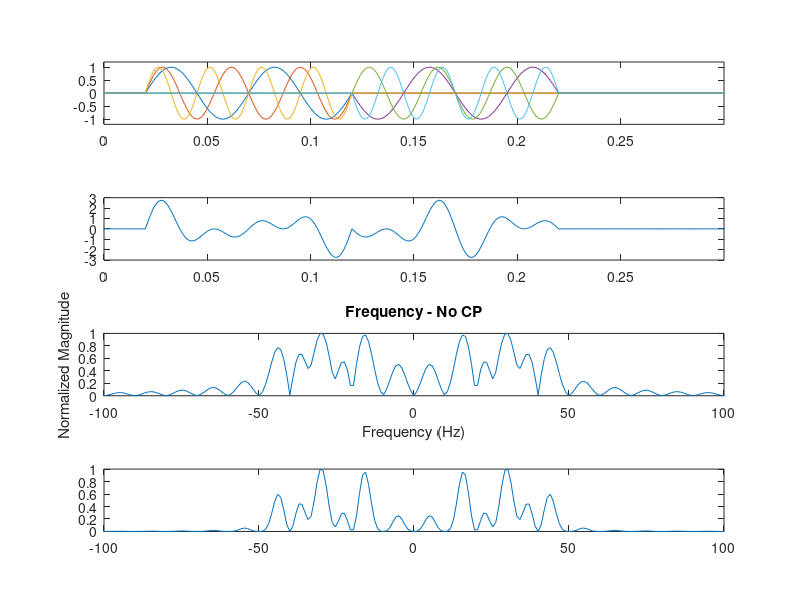
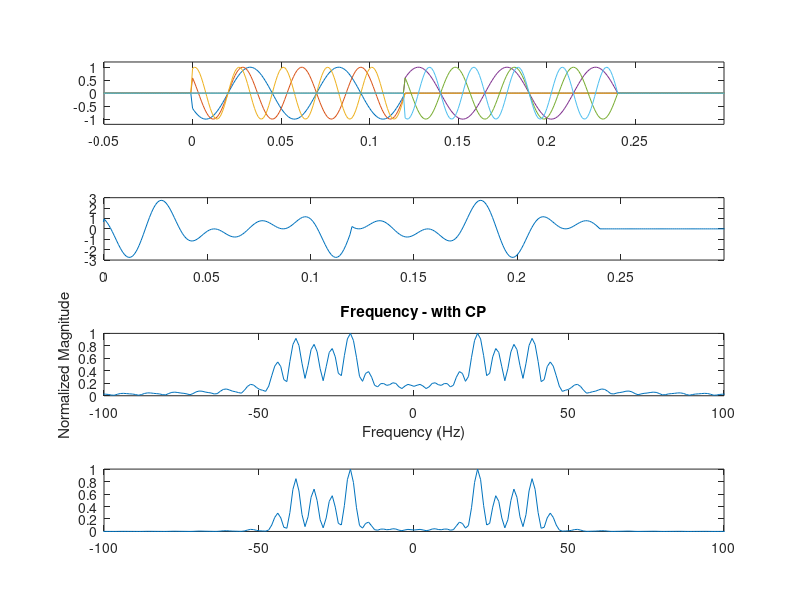

Recreate these plots in MATLAB, in order.
clc;
clear;
close all;

% 定义时域样本点数量和采样间隔
N = 1024; % 样本数量
T = 1/1000; % 采样间隔，对应1000Hz的采样频率


%% 创建时域矩形信号 (boxcar function)
t = (-N/2:N/2-1)*T; % 时域坐标（考虑到对称性和0频分量位置）
rect_width = 100*T; % 矩形信号的宽度，例如100个采样间隔
rect_win = double(abs(t) < rect_width/2); % 生成矩形波形
% use 20 dot for cp.
rect_win = circshift(rect_win, 70);
% plot(t, rect_win);
rect_win2 = circshift(rect_win, 100);

% 对 sin 函数加矩形窗
f = 20;
rect_sin_signal11 = sin((t-0.02)*f*2*pi).*rect_win;
rect_sin_signal12 = sin((t-0.02)*1.5*f*2*pi).*rect_win;
rect_sin_signal13 = sin((t-0.02)*2*f*2*pi).*rect_win;

rect_sin_signal21 = -sin((t-0.02)*f*2*pi).*rect_win2;
rect_sin_signal22 = sin((t-0.02)*1.5*f*2*pi).*rect_win2;
rect_sin_signal23 = -sin((t-0.02)*2*f*2*pi).*rect_win2;

%% 不加 CP 时
figure(1);
subplot(4,1,1);
plot(t, rect_sin_signal11);
hold on;
plot(t, rect_sin_signal12);
hold on;
plot(t, rect_sin_signal13);
hold on;
plot(t, rect_sin_signal21);
hold on;
plot(t, rect_sin_signal22);
hold on;
plot(t, rect_sin_signal23);
xlim([0, 0.3]);
ylim([-1.2, 1.2]);

rect_sin_signal1 = rect_sin_signal11 + rect_sin_signal12 + rect_sin_signal13;
rect_sin_signal2 = rect_sin_signal21 + rect_sin_signal22 + rect_sin_signal23;
rect_sin_signal = rect_sin_signal1 + rect_sin_signal2;

subplot(4,1,2);
plot(t, rect_sin_signal);
xlim([0, 0.3]);

% 使用FFT将时域信号转换到频域
X_rect_sin = fft(rect_sin_signal); % 进行FFT
X_rect_sin_shifted = fftshift(X_rect_sin); % 频域信号以0Hz为中心（将直流分量移到中央）

% 绘制频域信号
subplot(4,1,3);
Xf = (-N/2:N/2-1)*(1/(T*N)); % 频率坐标
plot(Xf, abs(X_rect_sin_shifted) / max(abs(X_rect_sin_shifted))); % 取模并正规化至0至1

title('Frequency - No CP');
xlabel('Frequency (Hz)');
ylabel('Normalized Magnitude');
xlim([-100, 100]);

% 绘制功率谱密度
subplot(4,1,4);
Xf = (-N/2:N/2-1)*(1/(T*N)); % 频率坐标
plot(Xf, (abs(X_rect_sin_shifted).^2 / max(abs(X_rect_sin_shifted))^2)); % 取模并正规化至0至1
xlim([-100, 100]);

%% 加 CP 时
add_cp_signal11 = rect_sin_signal11;
add_cp_signal11(513:532) = add_cp_signal11(613:632);
add_cp_signal12 = rect_sin_signal12;
add_cp_signal12(513:532) = add_cp_signal12(613:632);
add_cp_signal13 = rect_sin_signal13;
add_cp_signal13(513:532) = add_cp_signal13(613:632);

add_cp_signal21 = rect_sin_signal21;
add_cp_signal21 = circshift(add_cp_signal21, 20);
add_cp_signal21(633:652) = add_cp_signal21(733:752);
add_cp_signal22 = rect_sin_signal22;
add_cp_signal22 = circshift(add_cp_signal22, 20);
add_cp_signal22(633:652) = add_cp_signal22(733:752);
add_cp_signal23 = rect_sin_signal23;
add_cp_signal23 = circshift(add_cp_signal23, 20);
add_cp_signal23(633:652) = add_cp_signal23(733:752);

figure(2);
subplot(4,1,1);
plot(t, add_cp_signal11);
hold on;
plot(t, add_cp_signal12);
hold on;
plot(t, add_cp_signal13);
hold on;
plot(t, add_cp_signal21);
hold on;
plot(t, add_cp_signal22);
hold on;
plot(t, add_cp_signal23);
xlim([-0.05, 0.3]);
ylim([-1.2, 1.2]);

add_cp_signal1 = add_cp_signal11 + add_cp_signal12 + add_cp_signal13;
add_cp_signal2 = add_cp_signal21 + add_cp_signal22 + add_cp_signal23;

add_cp_signal = add_cp_signal1 + add_cp_signal2;

subplot(4,1,2);
plot(t, add_cp_signal);
xlim([0, 0.3]);

% 使用FFT将时域信号转换到频域
X_cp = fft(add_cp_signal); % 进行FFT
X_cp_shifted = fftshift(X_cp); % 频域信号以0Hz为中心（将直流分量移到中央）

% 绘制频域信号
subplot(4,1,3);
Xf = (-N/2:N/2-1)*(1/(T*N)); % 频率坐标
plot(Xf, abs(X_cp_shifted) / max(abs(X_cp_shifted))); % 取模并正规化至0至1
title('Frequency - with CP');
xlabel('Frequency (Hz)');
ylabel('Normalized Magnitude');
xlim([-100, 100]);

subplot(4,1,4);
Xf = (-N/2:N/2-1)*(1/(T*N)); % 频率坐标
plot(Xf, abs(X_cp_shifted).^2 / max(abs(X_cp_shifted))^2); % 取模并正规化至0至1
xlim([-100, 100]);


